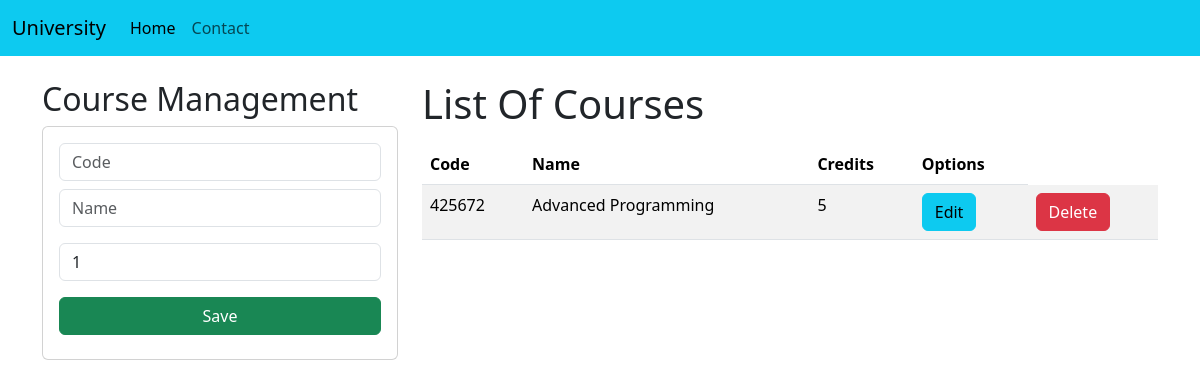
Before: / with the older database file.
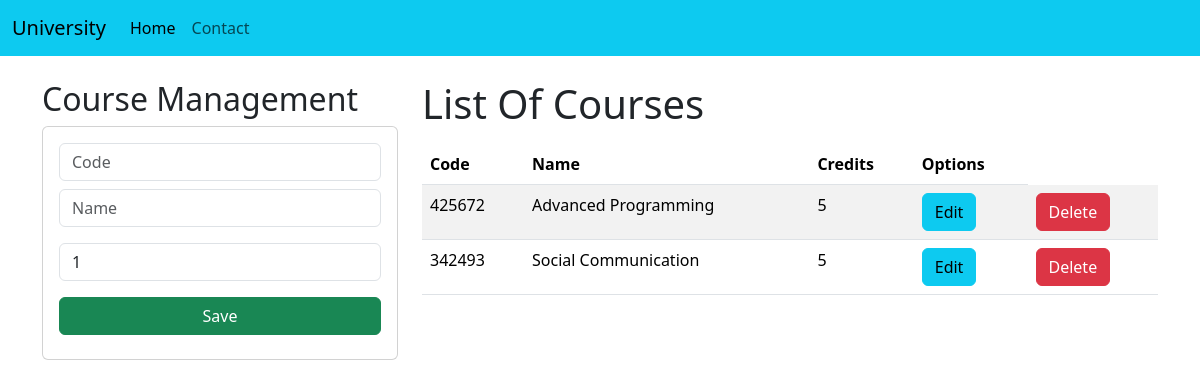
After: the same page with the newer database file.
### apps/Academico/models.py (models this page shows, shortened)
class Course(models.Model):
    code = models.CharField(primary_key=True, max_length=6)
    name = models.CharField(max_length=50)
    credits = models.PositiveSmallIntegerField()

### apps/Academico/views.py (the view)
# urls.py: 2. Add a URL to urlpatterns:  path('', views.home, name='home')
def home(request):
    courses_list = Course.objects.all()
    return render(request, "manageCourses.html", {"courses": courses_list})

### apps/Academico/templates/manageCourses.html (shortened to what this page needs)
{% extends './base.html' %}
{% block body %}
<div class="row">
    <div class="col-sm-12 col-md-6 col-lg-4 col-xl-4">
        <h2>Course Management</h2>
        <div class="card">
            <div class="card-body">
                <form action="/registerAction/" method="POST">{% csrf_token %}
                    <div class="form-group">
                        <input type="text" id="txtCode" name="txtCode" class="form-control" placeholder="Code" minlength="6" maxlength="6" required>
                    </div>
                    <div class="form-group py-2">
                        <input type="text" id="txtName" name="txtName" class="form-control" placeholder="Name" maxlength="50" required>
                    </div>
                    <div class="form-group py-2">
                        <input type="text" id="numCredits" name="numCredits" class="form-control" min="1" max="9" value="1" required>
                    </div>
                    <div class="form-group d-grid py-2">
                        <button type="submit" class="btn btn-success btn-block text-white">Save</button>
                    </div>
                </form>
            </div>
        </div>
    </div>
    <div class="col-sm-12 col-md-6 col-lg-8 col-xl-8">
        <h1>List Of Courses</h1>
        <div class="table-responsive py-2">
            <table class="table table-striped">
                <thead>
                    <tr>
                        <th>Code</th>
                        <th>Name</th>
                        <th>Credits</th>
                        <th colspan="">Options</th>
                    </tr>
                </thead>
                <tbody>
                    {% for c in courses %}
                    <tr>
                        <td>{{c.code}}</td>
                        <td>{{c.name}}</td>
                        <td>{{c.credits}}</td>
                        <td><a href="editCourse/{{c.code}}" class="btn btn-info">Edit</a></td>
                        <td><a href="deleteCourse/{{c.code}}" class="btn btn-danger">Delete</a></td>
                    </tr>
                    {% endfor %}
                </tbody>
            </table>
        </div>
    </div>
</div>
{% endblock %}

### apps/Academico/templates/base.html (shortened to what this page needs)
<!DOCTYPE html>
<html lang="en">
<head>
    <link href="https://cdn.jsdelivr.net/npm/bootstrap@5.3.1/dist/css/bootstrap.min.css" rel="stylesheet">
</head>
<body>
    <nav class="navbar navbar-expand-lg bg-info">
        <div class="container-fluid">
            <a class="navbar-brand" href="#">University</a>
            <div class="collapse navbar-collapse" id="navbarNav">
                <ul class="navbar-nav">
                    <li class="nav-item">
                        <a class="nav-link active" aria-current="page" href="#">Home</a>
                    </li>
                    <li class="nav-item">
                        <a class="nav-link" href="#">Contact</a>
                    </li>
                </ul>
            </div>
        </div>
    </nav>
    <div class="container py-4">
        {% block body %}
        {% endblock  %}
    </div>
</body>
</html>

Changed rows visible on the page:
added Course: code "342493", name "Social Communication", credits "5"
